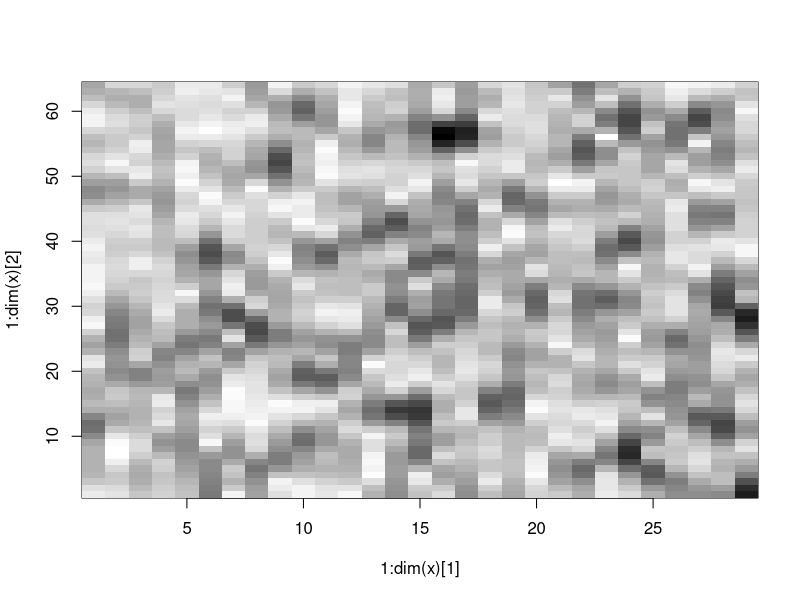

R code for this plot:
# r2py crawler metadata
# package: e1071
# source_type: rd_example
# topic: hamming.window.Rd
# source_file: C:\Users\bened\AppData\Local\R\win-library\4.5\e1071\help
# lines: 6

suppressPackageStartupMessages(library(e1071))
hamming.window(10)

x<-rnorm(500)
y<-stft(x, wtype="hamming.window")
plot(y)
